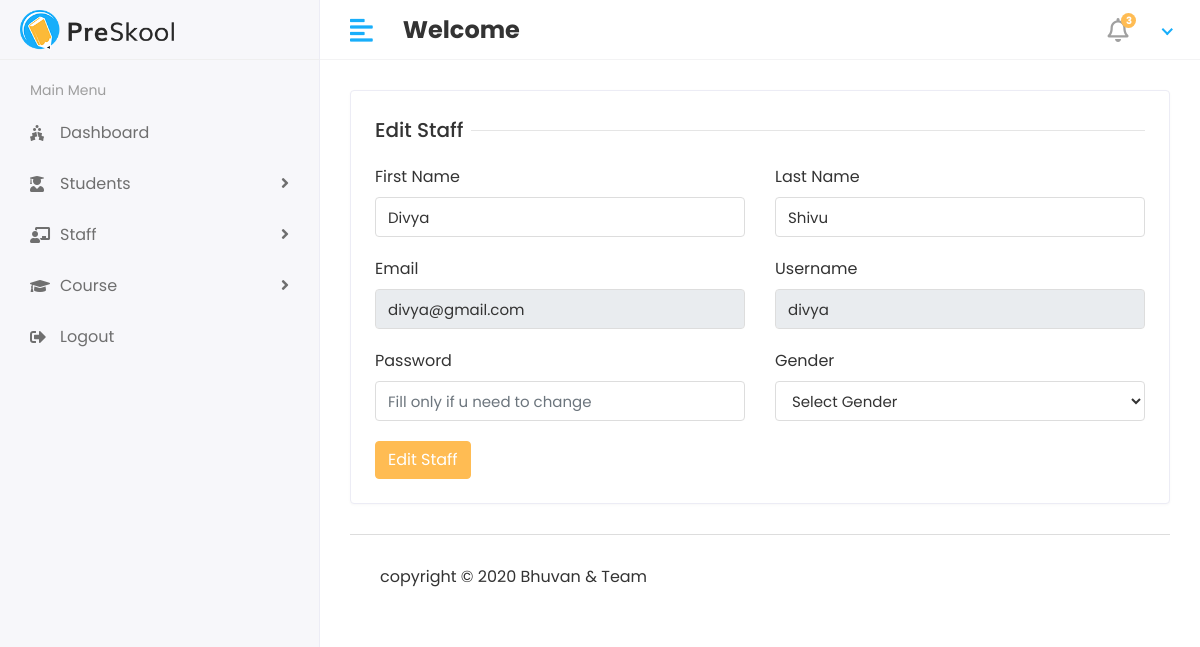
The page /Hod/staff/edit/2 on the database its author committed.
### app/models.py (models this page shows, shortened)
class Staff(models.Model):
    admin = models.OneToOneField(CustomUser, on_delete=models.CASCADE)
    gender = models.CharField(max_length=100)

class CustomUser(AbstractUser):
    USER = (
        (1, 'HOD'),
        (2, 'STAFF'),
        (3, 'STUDENT'),
    )
    user_type = models.CharField(choices=USER, max_length=50, default=1)

### sms/hod_views.py (the view)
# urls.py: path('Hod/staff/edit/<str:id>', hod_views.EDIT_STAFF, name='edit_staff'),
def EDIT_STAFF(request, id):
    staff = Staff.objects.get(id=id)
    context = {
        'staff': staff,
    }
    return render(request, 'hod/edit_staff.html', context)

### templates/hod/edit_staff.html (shortened to what this page needs)
{% extends 'base.html' %} {% block content %}
<div class="row">
  <div class="col-sm-12">
    <div class="card">
      <div class="card-body">
        <form method="post" action="{% url 'update_staff' %}">
          <div class="row">
            <div class="col-12">
              <h5 class="form-title">
                <span>Edit Staff</span>
              </h5>
            </div>
            <div class="col-12 col-sm-6">
              <div class="form-group">
                <label>First Name</label>
                <input
                  type="text"
                  class="form-control"
                  name="first_name"
                  value="{{staff.admin.first_name}}"
                />
              </div>
            </div>
            <div class="col-12 col-sm-6">
              <div class="form-group">
                <label>Last Name</label>
                <input
                  type="text"
                  class="form-control"
                  name="last_name"
                  value="{{staff.admin.last_name}}"
                />
              </div>
            </div>
            <div class="col-12 col-sm-6">
              <div class="form-group">
                <label>Email</label>
                <input
                  type="email"
                  class="form-control"
                  name="email"
                  value="{{staff.admin.email}}"
                  readonly
                />
              </div>
            </div>
            <div class="col-12 col-sm-6">
              <div class="form-group">
                <label>Username</label>
                <input
                  type="text"
                  class="form-control"
                  name="username"
                  value="{{staff.admin.username}}"
                  readonly
                />
              </div>
            </div>
            <div class="col-12 col-sm-6">
              <div class="form-group">
                <label>Password</label>
                <input
                  type="password"
                  class="form-control"
                  name="password"
                  placeholder="Fill only if u need to change"
                />
              </div>
            </div>
            <div class="col-12 col-sm-6">
              <div class="form-group">
                <label>Gender</label>
                <select class="form-control" name="gender" required>
                  <option>Select Gender</option>
                </select>
              </div>
            </div>
            <div class="col-12">
              <button type="submit" class="btn btn-primary">Edit Staff</button>
            </div>
          </div>
        </form>
      </div>
    </div>
  </div>
</div>
{% endblock %}

### static/assets/css/style.css (style rules this page uses)
html { height: 100%; }
body { background-color: #fff; color: #333; font-family: 'Poppins', sans-serif; font-size: 1rem; height: 100%; line-height: 1.5; overflow-x: hidden; }
h1, h2, h3, h4, h5, h6 { font-family: 'Poppins', sans-serif; margin-top: 0; }
.form-control { border: 1px solid #ddd; box-shadow: none; color: #333; font-size: 15px; height: 40px; }
input, button, a { transition: all 0.4s ease; -moz-transition: all 0.4s ease; -o-transition: all 0.4s ease; -ms-transition: all 0.4s ease; -webkit-transition: all 0.4s ease; }
input, input:focus, button, button:focus { outline: none; }
input[type=text], input[type=password] { -webkit-appearance: none; -moz-appearance: none; appearance: none; }
.form-group { margin-bottom: 1.25rem; }
.btn-primary { background-color: #FFBC53; border: 1px solid #FFBC53; }
.card { border: 1px solid #ececf5; box-shadow: 0 1px 3px 0 rgba(0, 0, 0, 0.03); margin-bottom: 1.875rem; }
.card-body { padding: 1.5rem; }
.form-title { width: 100%; max-width: 100%; padding: 0; font-size: 1.25rem; font-weight: 500; line-height: inherit; color: #333; white-space: normal; position: relative; display: block; margin-bottom: 20px; }
.form-title:before { content: ""; position: absolute; left: 0px; right: 0px; height: 1px; top: 50%; background-color: rgba(0, 0, 0, 0.1); }
.form-title span { padding: 0px 0.5rem 0 0; background-color: #fff; display: inline-block; z-index: 2; position: relative; }

### rows shown on the page
Staff: first_name "Divya", last_name "Shivu", email "divya@gmail.com", username "divya"
